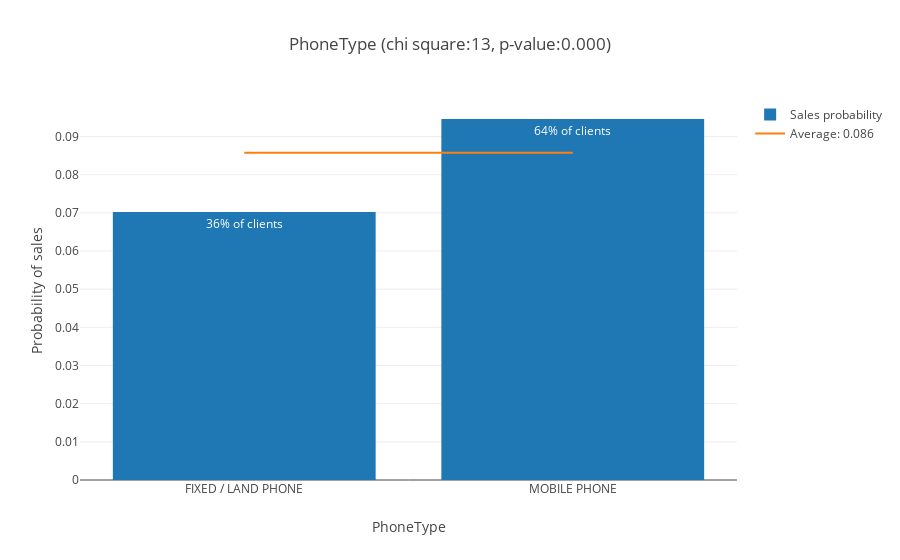

Write notebook code for a chart like this one.
### Markdown cell above
### PhoneType ###

Client's phone type: Fixed or Mobile

### Code cell
chi, pval, fig = analyze_feature('PhoneType', db1, categorical=True)
scores['PhoneType'] = chi, pval
iplot(fig)

### Figure 1 — Plotly figure (JSON) as saved in the notebook; plotly's stock layout.template omitted (floating-point values rounded to 4 significant figures)
{"data": [{"error_y": {"array": [0.003003, 0.00259], "type": "data", "visible": false}, "name": "Sales probability", "text": ["36% of clients", "64% of clients"], "type": "bar", "x": ["FIXED / LAND PHONE", "MOBILE PHONE"], "y": [0.07019, 0.09458]}, {"mode": "lines", "name": "Average: 0.086", "type": "scatter", "x": ["FIXED / LAND PHONE", "MOBILE PHONE"], "y": [0.08575, 0.08575]}], "layout": {"barmode": "group", "title": "PhoneType (chi square:13, p-value:0.000)", "xaxis": {"title": "PhoneType"}, "yaxis": {"title": "Probability of sales"}}}
